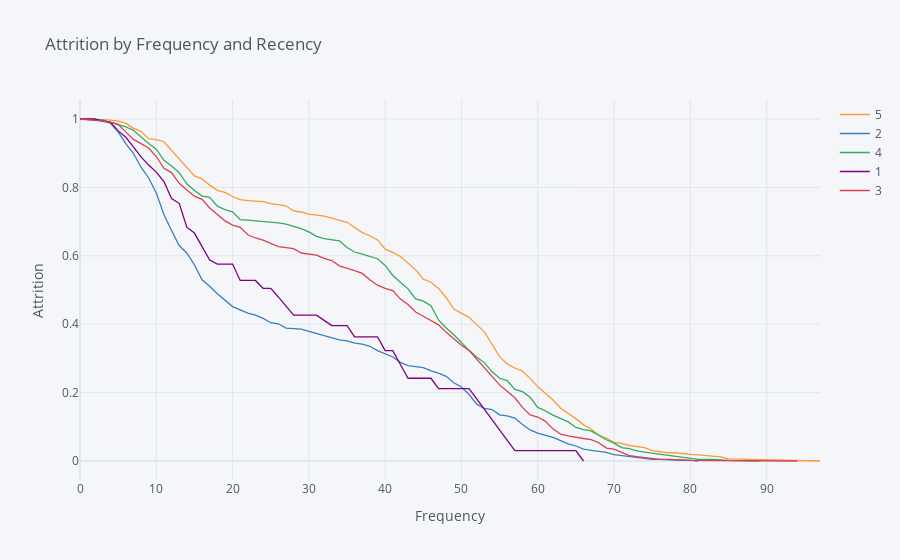

The notebook cell saved with this chart:
### Markdown cell above
The following graph shows us the customers attrition by frequency and recency. The higher the number the more recent a customer bought a product from our store. So the clusters "5" and "4" are the most interesting ones. And the graph below shows us that the more recent customers bough something from our store, the more frequent they buy from our store. This is a great output. At the end we want to have a high frequency of our customers

### Code cell
rates=survival(df_gr_ID, 'Recency_qcut', 'Frequency', 'Attrition')
rates.iplot(kind='line', xTitle='Frequency', yTitle='Attrition',title='Attrition by Frequency and Recency')
